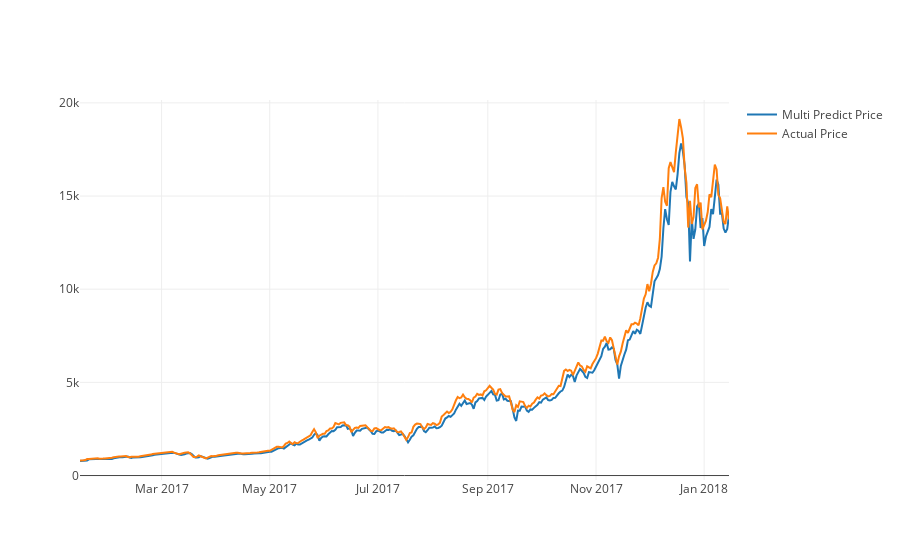

Write notebook code for a chart like this one.
### Code cell
actual_chart = go.Scatter(x=predictDates, y=inv_y, name= 'Actual Price')
multi_predict_chart = go.Scatter(x=predictDates, y=inv_yhat, name= 'Multi Predict Price')
py.iplot([ multi_predict_chart, actual_chart])

### Figure 1 — Plotly figure (JSON) as saved in the notebook; plotly's stock layout.template omitted (floating-point values rounded to 4 significant figures; data arrays with more than 128 entries replaced by an {"elided": "..."} marker saying what was removed)
{"data": [{"name": "Multi Predict Price", "type": "scatter", "x": {"elided": "367 str values"}, "y": {"elided": "368 float values"}}, {"name": "Actual Price", "type": "scatter", "x": {"elided": "367 str values"}, "y": {"elided": "368 float values"}}], "layout": {}}
